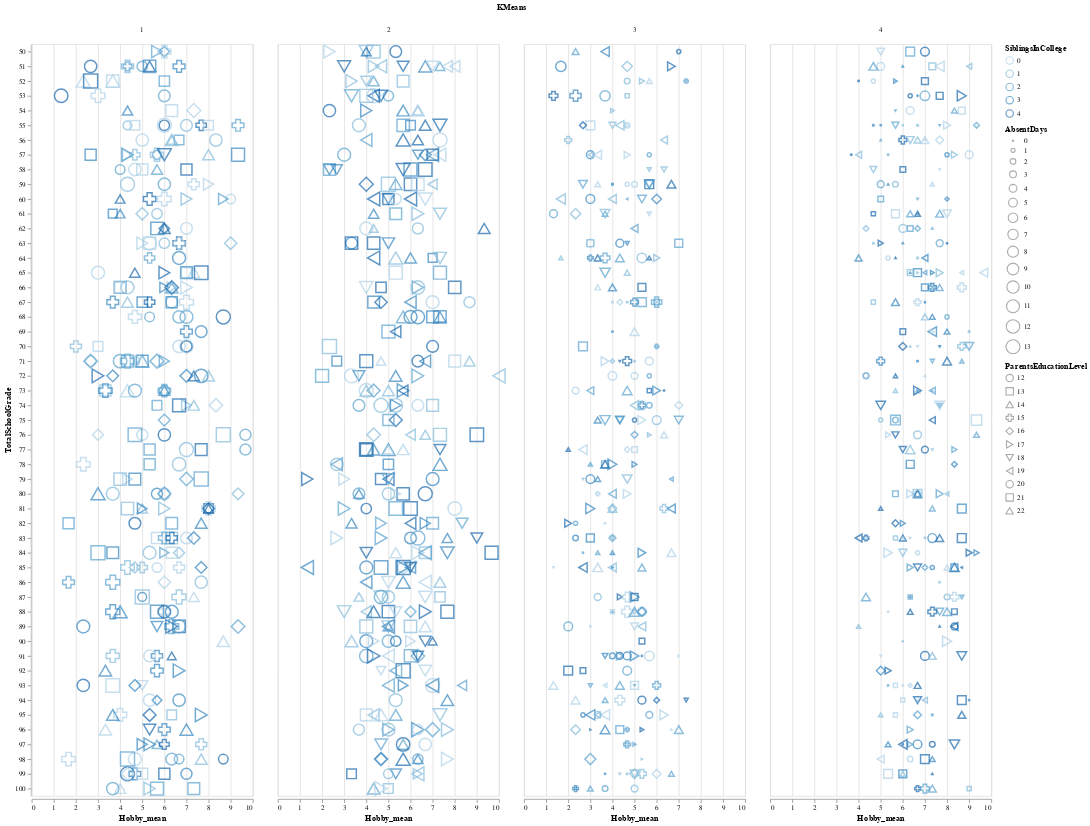

Notebook code cell kept with this figure:
### Markdown cell above
Now we graph the classification.  Typically, the K means graphs are just two dimensions.  Here, we graph an extension of the typical K means graph adding more factors.  We can easily add more graphs for the community college administrators.  The [VegaLite](https://www.queryverse.org/VegaLite.jl/stable) is used as the Julia graphing package.

### Code cell
dfHighSchoolStudentsKmeans |>
@vlplot( :point,
    x = :Hobby_mean,
    y = :"TotalSchoolGrade:o",
    size   = :"AbsentDays:o", 
    color  = :"SiblingsInCollege:o", 
    shape  = :"ParentsEducationLevel:n", 
    column = :"KMeans:n")

### Figure 1 — Vega-Lite specification as saved in the notebook (floating-point values rounded to 4 significant figures; data arrays with more than 128 entries replaced by an {"elided": "..."} marker saying what was removed)
{"data": {"values": {"elided": "1000 records"}}, "encoding": {"color": {"field": "SiblingsInCollege", "type": "ordinal"}, "column": {"field": "KMeans", "type": "nominal"}, "shape": {"field": "ParentsEducationLevel", "type": "nominal"}, "size": {"field": "AbsentDays", "type": "ordinal"}, "x": {"field": "Hobby_mean", "type": "quantitative"}, "y": {"field": "TotalSchoolGrade", "type": "ordinal"}}, "mark": "point"}
